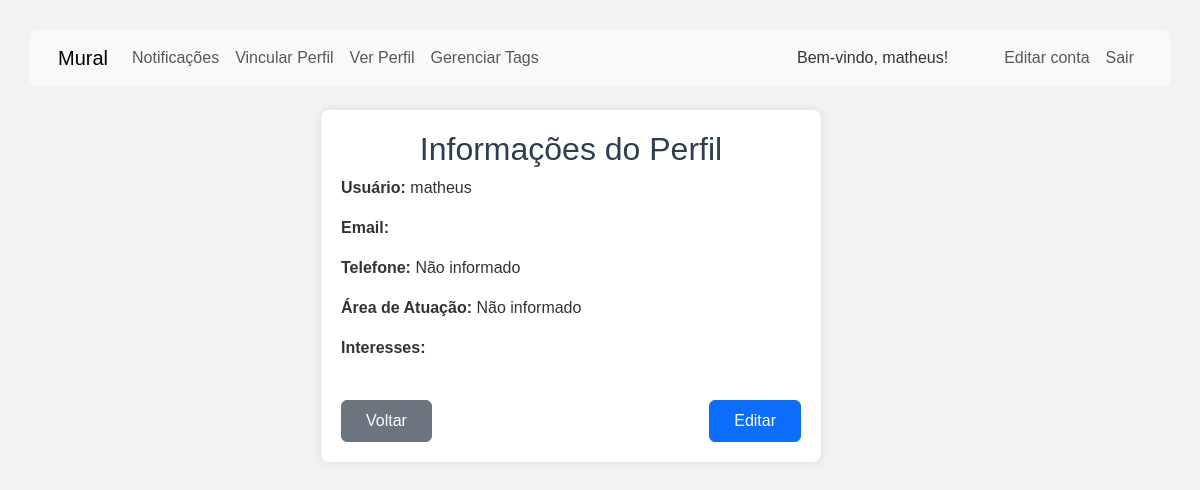
The app's page /mensagem/ver_perfil.php (signed in) with its own data.
### tables this page shows
CREATE TABLE `usuarios` (
  `id` int(11) NOT NULL,
  `username` varchar(50) NOT NULL,
  `password` varchar(255) NOT NULL,
  `role` varchar(20) DEFAULT 'user',
  `created_at` timestamp NOT NULL DEFAULT current_timestamp(),
  `telefone` VARCHAR(20),
  `area_atuacao` VARCHAR(255),
  `email` varchar(255) NOT NULL
);

### mensagem/ver_perfil.php (the view, shortened to what this page needs)
<?php
include 'db.php';
$user_id = $_SESSION['user_id'];
$stmt = $conn->prepare("SELECT username, email, telefone, area_atuacao FROM usuarios WHERE id = ?");
$stmt->bind_param("i", $user_id);
$stmt->execute();
$user_result = $stmt->get_result()->fetch_assoc();
$interesses = [];
?>
<?php
include '../includes/logged-header.php';
?>
<div class="container">
    <div class="d-flex justify-content-center">
        <div class="col-xl-6 col-lg-8 col-md-10 col-sm-12">
            <div class="form-type">
                <h2 class="text-center">Informações do Perfil</h2>
                <p><strong>Usuário:</strong> <?= htmlspecialchars($user_result['username']) ?></p>
                <p><strong>Email:</strong> <?= htmlspecialchars($user_result['email'] ?? 'Não informado') ?></p>
                <p><strong>Telefone:</strong> <?= htmlspecialchars($user_result['telefone'] ?? 'Não informado') ?></p>
                <p><strong>Área de Atuação:</strong>
                    <?= htmlspecialchars($user_result['area_atuacao'] ?? 'Não informado') ?></p>
                <p><strong>Interesses:</strong> <?= htmlspecialchars(implode(", ", $interesses)) ?></p>
                <br>
                <div class="d-flex justify-content-between">
                    <a href="index.php"><button class="btn btn-secondary py-2 px-4">Voltar</button></a>
                    <a href="vincular_perfil.php"><button class="btn btn-primary py-2 px-4">Editar</button></a>
                </div>
            </div>
        </div>
    </div>
</div>
<?php include '../includes/footer.php'; ?>

### mensagem/style.css (style rules this page uses)
body { font-family: Arial, sans-serif; background-color: #f2f2f2; padding: 30px; color: #333; }
h1, h2 { color: #2c3e50; }
a { color: #2980b9; text-decoration: none; }
.form-type { background-color: white; padding: 20px; border-radius: 8px; max-width: 500px; box-shadow: 0 0 10px rgba(0, 0, 0, 0.1); }

### records on screen
usuarios: username "matheus", telefone "Não informado", area_atuacao "Não informado"

### other values on screen
$_SESSION['username'] "matheus"
